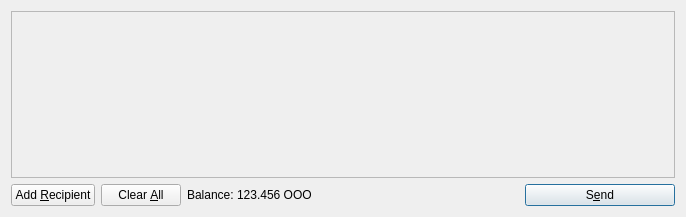
<?xml version="1.0" encoding="UTF-8"?>
<ui version="4.0">
 <class>SendCoinsDialog</class>
 <widget class="QDialog" name="SendCoinsDialog">
  <property name="geometry">
   <rect>
    <x>0</x>
    <y>0</y>
    <width>686</width>
    <height>217</height>
   </rect>
  </property>
  <property name="windowTitle">
   <string>Send Coins</string>
  </property>
  <layout class="QVBoxLayout" name="verticalLayout">
   <item>
    <widget class="QScrollArea" name="scrollArea">
     <property name="widgetResizable">
      <bool>true</bool>
     </property>
     <widget class="QWidget" name="scrollAreaWidgetContents">
      <property name="geometry">
       <rect>
        <x>0</x>
        <y>0</y>
        <width>666</width>
        <height>165</height>
       </rect>
      </property>
      <layout class="QVBoxLayout" name="verticalLayout_2">
       <property name="margin">
        <number>0</number>
       </property>
       <item>
        <layout class="QVBoxLayout" name="entries">
         <property name="spacing">
          <number>6</number>
         </property>
        </layout>
       </item>
       <item>
        <spacer name="verticalSpacer">
         <property name="orientation">
          <enum>Qt::Vertical</enum>
         </property>
         <property name="sizeHint" stdset="0">
          <size>
           <width>20</width>
           <height>40</height>
          </size>
         </property>
        </spacer>
       </item>
      </layout>
     </widget>
    </widget>
   </item>
   <item>
    <layout class="QHBoxLayout" name="horizontalLayout">
     <item>
      <widget class="QPushButton" name="addButton">
       <property name="toolTip">
        <string>Send to multiple recipients at once</string>
       </property>
       <property name="text">
        <string>Add &amp;Recipient</string>
       </property>
       <property name="icon">
        <iconset resource="../bitcoin.qrc">
         <normaloff>:/icons/add</normaloff>:/icons/add</iconset>
       </property>
       <property name="autoDefault">
        <bool>false</bool>
       </property>
      </widget>
     </item>
     <item>
      <widget class="QPushButton" name="clearButton">
       <property name="sizePolicy">
        <sizepolicy hsizetype="Minimum" vsizetype="Fixed">
         <horstretch>0</horstretch>
         <verstretch>0</verstretch>
        </sizepolicy>
       </property>
       <property name="toolTip">
        <string>Remove all transaction fields</string>
       </property>
       <property name="text">
        <string>Clear &amp;All</string>
       </property>
       <property name="icon">
        <iconset resource="../bitcoin.qrc">
         <normaloff>:/icons/remove</normaloff>:/icons/remove</iconset>
       </property>
       <property name="autoRepeatDelay">
        <number>300</number>
       </property>
       <property name="autoDefault">
        <bool>false</bool>
       </property>
      </widget>
     </item>
     <item>
      <layout class="QHBoxLayout" name="horizontalLayout_2">
       <property name="spacing">
        <number>3</number>
       </property>
       <item>
        <widget class="QLabel" name="label">
         <property name="text">
          <string>Balance:</string>
         </property>
        </widget>
       </item>
       <item>
        <widget class="QLabel" name="labelBalance">
         <property name="cursor">
          <cursorShape>IBeamCursor</cursorShape>
         </property>
         <property name="text">
          <string>123.456 OOO</string>
         </property>
         <property name="textInteractionFlags">
          <set>Qt::LinksAccessibleByMouse|Qt::TextSelectableByKeyboard|Qt::TextSelectableByMouse</set>
         </property>
        </widget>
       </item>
      </layout>
     </item>
     <item>
      <spacer name="horizontalSpacer">
       <property name="orientation">
        <enum>Qt::Horizontal</enum>
       </property>
       <property name="sizeHint" stdset="0">
        <size>
         <width>40</width>
         <height>20</height>
        </size>
       </property>
      </spacer>
     </item>
     <item>
      <widget class="QPushButton" name="sendButton">
       <property name="minimumSize">
        <size>
         <width>150</width>
         <height>0</height>
        </size>
       </property>
       <property name="toolTip">
        <string>Confirm the send action</string>
       </property>
       <property name="text">
        <string>S&amp;end</string>
       </property>
       <property name="icon">
        <iconset resource="../bitcoin.qrc">
         <normaloff>:/icons/send</normaloff>:/icons/send</iconset>
       </property>
       <property name="default">
        <bool>true</bool>
       </property>
      </widget>
     </item>
    </layout>
   </item>
  </layout>
 </widget>
 <resources>
  <include location="../bitcoin.qrc"/>
 </resources>
 <connections/>
</ui>
